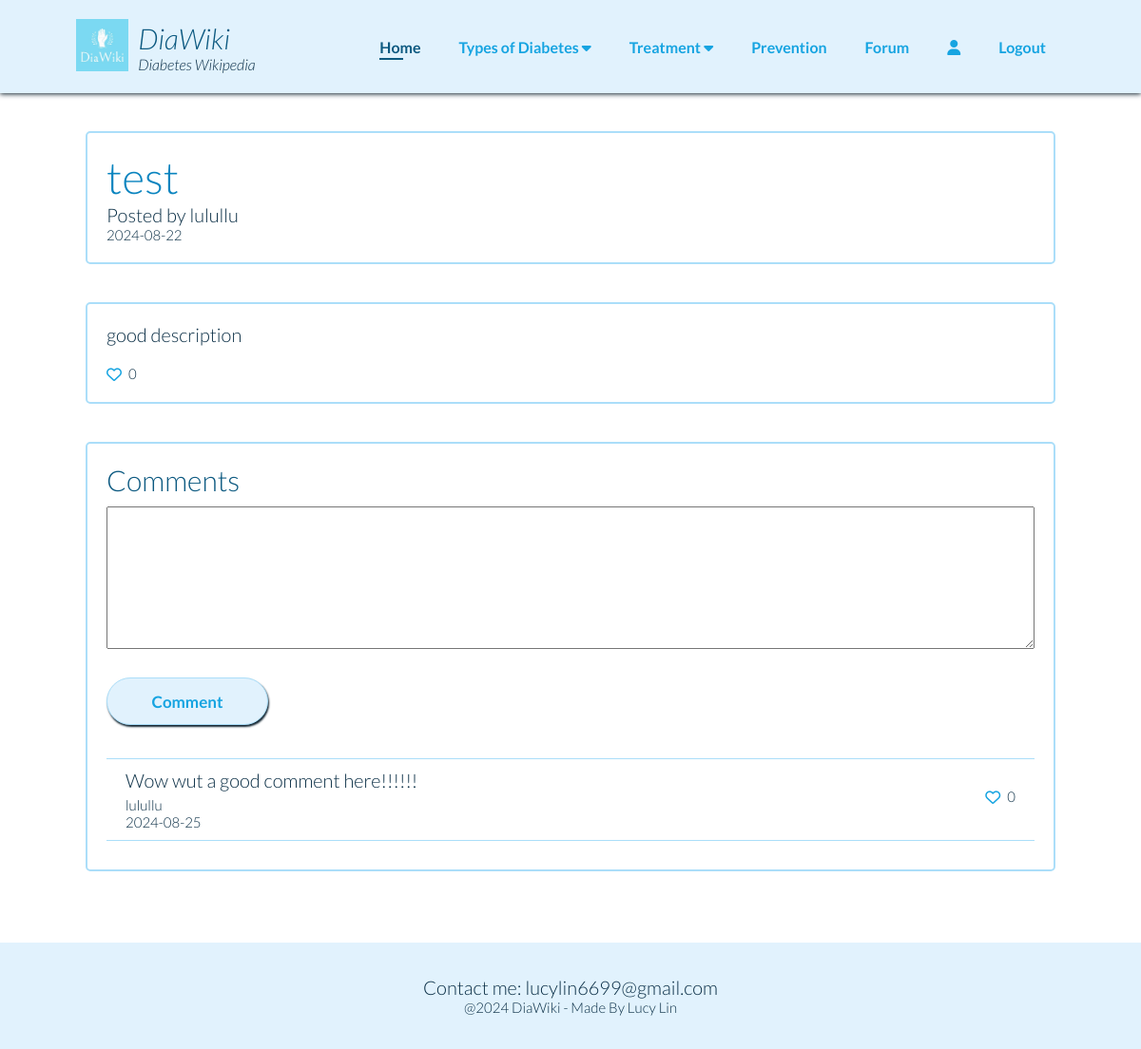
The app's page /topic/1 (signed in), older data.
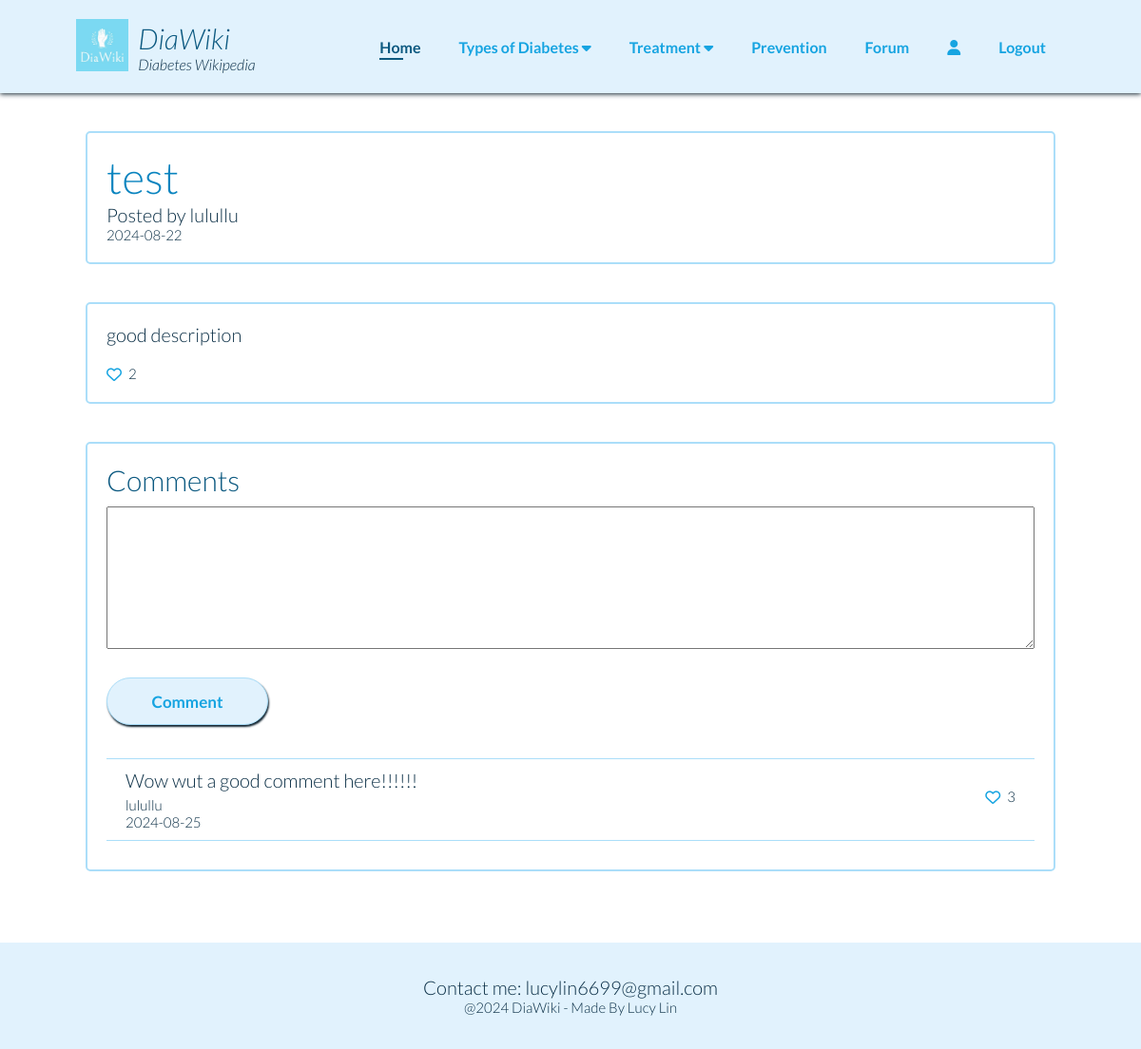
The same page, newer data.
### app.py (models this page shows)
class Topic(db.Model):
    __tablename__ = 'Topic'
    id = db.Column(db.Integer, primary_key=True)
    title = db.Column(db.String, unique=True, nullable=False)
    description = db.Column(db.String)
    username = db.Column(db.String(20), db.ForeignKey('Person.username'), nullable=False)
    date = db.Column(db.DateTime, nullable=False, default=datetime.utcnow)
    like = db.Column(db.Integer, nullable=False, default=0)

class Comment(db.Model):
    __tablename__ = 'Comment'
    id = db.Column(db.Integer, primary_key=True)
    text = db.Column(db.String, unique=True, nullable=False)
    topicId = db.Column(db.Integer, nullable=False)
    username = db.Column(db.String(20), db.ForeignKey('Person.username'), nullable=False)
    date = db.Column(db.DateTime, nullable=False, default=datetime.utcnow)
    like = db.Column(db.Integer, nullable=False, default=0)

### app.py (the view, shortened to what this page needs)
@app.route('/topic/<int:id>', methods=["GET", "POST"])
def topic(id):
    if "user" in session:
        topic = Topic.query.filter_by(id=id).first()
        comments = Comment.query.filter_by(topicId=id).order_by(desc(Comment.date)).all()
        return render_template('topic.html', topic=topic, comments=comments)
    else:
        session['next_url'] = request.url
        return render_template('warning.html')

### templates/topic.html (shortened to what this page needs)
{% extends "base.html" %}
{% block additional_css %}
    <link rel="stylesheet" href="{{ url_for('static', filename='css/topic.css') }}">
{% endblock %}
{% block content %}
<section class="topic-box">
    <div>
        <h2>{{ topic.title }}</h2>
        <h4>Posted by {{ topic.username }}</h4>
        <h5>{{ topic.date.strftime('%Y-%m-%d') }}</h5>
    </div>
</section>
<section class="topic-box">
    <div>
        <h4>{{ topic.description }}</h4>
        <div class="like-count">
            <a href="{{ url_for('like_post', id=topic.id) }}">
                <i class="fa-regular fa-heart" style="color: #16A4E1;"></i>
            </a>
            <h5>{{ topic.like }}</h5>
        </div>
    </div>
</section>
<section class="topic-box">
    <div>
        <h3>Comments</h3>
        <form action="/topic/{{ topic.id }}" method="post" id="comment-form">
            <textarea id="comment" name="comment"></textarea>
            <button type="submit" id="submit" class="signup-btn">Comment</button>
        </form>
        {% for comment in comments %}
        <div class="comment-box">
            <div>
                <h4>{{ comment.text }}</h4>
                <h5>{{ comment.username }}</h5>
                <h5>{{ comment.date.strftime('%Y-%m-%d') }}</h5>
            </div>
            <div class="like-count">
                <a href="{{ url_for('like_comment', comment_id=comment.id, topic_id=topic.id) }}">
                    <i class="fa-regular fa-heart" style="color: #16A4E1;"></i>
                </a>
                <h5>{{ comment.like }}</h5>
            </div>
        </div>
        {% endfor %}
    </div>
</section>
{% endblock %}

### templates/base.html (shortened to what this page needs)
<!DOCTYPE html>
<html lang="en">
<head>
    <link rel="stylesheet" href="{{ url_for('static', filename='css/base.css') }}">
    {% block additional_css %}{% endblock %}
</head>
<body>
    <section id="header">
        <div id="website-title">
            <a href="#"><img src="{{ url_for('static', filename='img/logo.jpg') }}"></a>
            <div id="words">
                <h3><em>DiaWiki</em></h3>
                <p><em>Diabetes Wikipedia</em></p>
            </div>
        </div>
        <div>
            <ul id="navbar">
                <li><a class="active" href="{{ url_for('home') }}">Home</a></li>
                <li>
                    <div class="dropdown">
                        <button class="dropbtn">Types of Diabetes
                          <i class="fa fa-caret-down"></i>
                        </button>
                    </div>
                </li>
                <li>
                    <div class="dropdown">
                        <button class="dropbtn">Treatment
                          <i class="fa fa-caret-down"></i>
                        </button>
                    </div>
                </li>
                <li><a href="{{ url_for('prevention') }}">Prevention</a></li>
                <li><a href="{{ url_for('forum') }}">Forum</a></li>
                <li><a href="{{ url_for('profile') }}"><i class="fa-solid fa-user"></i></a></li>
                {% if "user" in session %}
                    <li><a href="{{ url_for('logout') }}">Logout</a></li>
                {% else %}
                    <li><a href="{{ url_for('login') }}">Login/register</a></li>
                {% endif %}
            </ul>
        </div>
    </section>
    {% block content %}
    {% endblock %}
    <footer>
        <h4>Contact me: lucylin6699@gmail.com</h4>
        <h5>@2024 DiaWiki - Made By Lucy Lin</h5>
    </footer>
</body>
</html>

### static/css/base.css (style rules this page uses)
* { margin: 0; padding: 0; box-sizing: border-box; font-family: 'Lato', sans-serif; font-weight: 300; }
h2 { font-size: 46px; line-height: 54px; color: #0a84bf; }
h3 { font-size: 30px; color: #0C5980; }
h4 { font-size: 20px; color: #0B2F46; }
h5 { font-size: 15px; color: #0B2F46; }
p { font-size: 16px; color: #0B2F46; margin: 15px 0 20px 0; }
body { width: 100%; }
#header { display: flex; align-items: center; justify-content: space-between; padding: 20px 80px; background-color: #E1F2FD; box-shadow: 0 1px 5px rgb(17, 36, 48); width: 100%; z-index: 999; position: sticky; top: 0; left: 0; }
#website-title { display: flex; align-items: center; }
#website-title img { width: 55x; height: 55px; }
#words { display: flex; flex-direction: column; justify-content: center; align-items: left; padding-left: 10px; }
#words h3, #words p { padding: 0; margin: 0; }
#navbar { display: flex; align-items: center; justify-content: center; }
#navbar li { list-style: none; padding: 0 20px; position: relative; }
#navbar li a { text-decoration: none; font-size: 16px; font-weight: 600; color: #16A4E1; transition: 0.3s ease; }
.dropdown { float: left; }
.dropdown .dropbtn { border: none; outline: none; color: #16A4E1; font-size: 16px; font-weight: 600; padding: 0; background-color: inherit; font-family: inherit; margin: 0; transition: 0.3s ease; }
#navbar li a:hover, #navbar li a.active, .dropdown:hover .dropbtn { color: #0C5980; }
#navbar li a.active::after, #navbar li a:hover::after { content: ""; width: 30%; height: 2px; background-color: #0C5980; position: absolute; bottom: -4px; left: 20px; }
footer { text-align: center; padding: 35px 80px; background-color: #E1F2FD; margin-top: 75px; }
.signup-btn { padding: 10px; margin: 25px; background-color: #E1F2FD; width: 170px; height: 50px; border-radius: 25px; border: 1px solid #ABDEF9; box-shadow: 1px 2px 2px rgb(17, 36, 48); font-size: 17px; font-weight: 600; color: #16A4E1; }

### static/css/topic.css (style rules this page uses)
.topic-box { display: flex; justify-content: center; align-items: center; width: 100%; }
.topic-box > div { border: 2px solid #ABDEF9; border-radius: 5px; width: 85%; padding: 20px; margin: 40px 0 0 0; }
.like-count { display: flex; margin-top: 20px; }
.like-count > a { margin-right: 7px; }
input, textarea, select { margin: 10px 0; padding: 10px; font-size: 20px; }
textarea { height: 150px; }
#comment-form { display: flex; flex-direction: column; justify-content: left; align-items: left; }
#comment-form textarea { width: 100%; }
.signup-btn { margin-left: 0; margin-top: 20px; }
.comment-box { display: flex; justify-content: space-between; border-top: 1px solid #ABDEF9; border-bottom: 1px solid #ABDEF9; padding: 10px 20px; margin: 10px 0; }
.comment-box h4 { margin-bottom: 5px; }
a { text-decoration: none; }

Row changes from the older to the newer data that the page shows:
no longer on this page (row unchanged): comment: text "Wow wut a good comment here!!!!!!", username "lulullu", date "2024-08-25", like "0"
changed Topic "test": like "0" → "2"
now on this page (row unchanged): Comment: text "Wow wut a good comment here!!!!!!", username "lulullu", date "2024-08-25", like "3"
